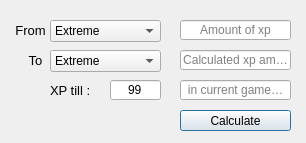
<?xml version="1.0" encoding="UTF-8"?>
<ui version="4.0">
 <class>Dialog</class>
 <widget class="QDialog" name="Dialog">
  <property name="geometry">
   <rect>
    <x>0</x>
    <y>0</y>
    <width>306</width>
    <height>143</height>
   </rect>
  </property>
  <property name="windowTitle">
   <string notr="true">Runique Xp Calculator</string>
  </property>
  <property name="windowIcon">
   <iconset>
    <normaloff>../../../../Pictures/Photoshop/Runique/Logo..png</normaloff>../../../../Pictures/Photoshop/Runique/Logo..png</iconset>
  </property>
  <widget class="QComboBox" name="currentGamemode">
   <property name="geometry">
    <rect>
     <x>50</x>
     <y>20</y>
     <width>111</width>
     <height>22</height>
    </rect>
   </property>
   <item>
    <property name="text">
     <string>Extreme</string>
    </property>
   </item>
   <item>
    <property name="text">
     <string>Legend</string>
    </property>
   </item>
   <item>
    <property name="text">
     <string>Iron Man</string>
    </property>
   </item>
   <item>
    <property name="text">
     <string>Immortal</string>
    </property>
   </item>
   <item>
    <property name="text">
     <string>Hardcore Iron Man</string>
    </property>
   </item>
   <item>
    <property name="text">
     <string>Grand Master</string>
    </property>
   </item>
  </widget>
  <widget class="QComboBox" name="newGamemode">
   <property name="geometry">
    <rect>
     <x>50</x>
     <y>50</y>
     <width>111</width>
     <height>22</height>
    </rect>
   </property>
   <item>
    <property name="text">
     <string>Extreme</string>
    </property>
   </item>
   <item>
    <property name="text">
     <string>Legend</string>
    </property>
   </item>
   <item>
    <property name="text">
     <string>Iron Man</string>
    </property>
   </item>
   <item>
    <property name="text">
     <string>Immortal</string>
    </property>
   </item>
   <item>
    <property name="text">
     <string>Hardcore Iron Man</string>
    </property>
   </item>
   <item>
    <property name="text">
     <string>Grand Master</string>
    </property>
   </item>
  </widget>
  <widget class="QLineEdit" name="currentXp">
   <property name="geometry">
    <rect>
     <x>180</x>
     <y>20</y>
     <width>111</width>
     <height>20</height>
    </rect>
   </property>
   <property name="inputMethodHints">
    <set>Qt::ImhDigitsOnly</set>
   </property>
   <property name="alignment">
    <set>Qt::AlignCenter</set>
   </property>
   <property name="placeholderText">
    <string>Amount of xp</string>
   </property>
  </widget>
  <widget class="QLabel" name="label">
   <property name="geometry">
    <rect>
     <x>10</x>
     <y>20</y>
     <width>41</width>
     <height>20</height>
    </rect>
   </property>
   <property name="font">
    <font>
     <pointsize>10</pointsize>
    </font>
   </property>
   <property name="text">
    <string>From</string>
   </property>
   <property name="alignment">
    <set>Qt::AlignCenter</set>
   </property>
  </widget>
  <widget class="QLabel" name="label_2">
   <property name="geometry">
    <rect>
     <x>20</x>
     <y>50</y>
     <width>31</width>
     <height>20</height>
    </rect>
   </property>
   <property name="font">
    <font>
     <pointsize>10</pointsize>
    </font>
   </property>
   <property name="text">
    <string>To</string>
   </property>
   <property name="alignment">
    <set>Qt::AlignCenter</set>
   </property>
  </widget>
  <widget class="QLineEdit" name="calculatedXp">
   <property name="enabled">
    <bool>true</bool>
   </property>
   <property name="geometry">
    <rect>
     <x>180</x>
     <y>50</y>
     <width>111</width>
     <height>20</height>
    </rect>
   </property>
   <property name="inputMethodHints">
    <set>Qt::ImhDigitsOnly</set>
   </property>
   <property name="alignment">
    <set>Qt::AlignCenter</set>
   </property>
   <property name="readOnly">
    <bool>true</bool>
   </property>
   <property name="placeholderText">
    <string>Calculated xp amount</string>
   </property>
  </widget>
  <widget class="QPushButton" name="calculateButton">
   <property name="geometry">
    <rect>
     <x>180</x>
     <y>110</y>
     <width>111</width>
     <height>21</height>
    </rect>
   </property>
   <property name="text">
    <string>Calculate</string>
   </property>
  </widget>
  <widget class="QLineEdit" name="calculatedXpTill99">
   <property name="enabled">
    <bool>true</bool>
   </property>
   <property name="geometry">
    <rect>
     <x>180</x>
     <y>80</y>
     <width>111</width>
     <height>20</height>
    </rect>
   </property>
   <property name="inputMethodHints">
    <set>Qt::ImhDigitsOnly</set>
   </property>
   <property name="alignment">
    <set>Qt::AlignCenter</set>
   </property>
   <property name="readOnly">
    <bool>true</bool>
   </property>
   <property name="placeholderText">
    <string>in current gamemode</string>
   </property>
  </widget>
  <widget class="QLabel" name="label_3">
   <property name="geometry">
    <rect>
     <x>50</x>
     <y>80</y>
     <width>51</width>
     <height>20</height>
    </rect>
   </property>
   <property name="font">
    <font>
     <pointsize>10</pointsize>
    </font>
   </property>
   <property name="text">
    <string>XP till :</string>
   </property>
   <property name="alignment">
    <set>Qt::AlignLeading|Qt::AlignLeft|Qt::AlignVCenter</set>
   </property>
  </widget>
  <widget class="QLineEdit" name="enteredLvlCompared">
   <property name="geometry">
    <rect>
     <x>110</x>
     <y>80</y>
     <width>51</width>
     <height>20</height>
    </rect>
   </property>
   <property name="text">
    <string>99</string>
   </property>
   <property name="maxLength">
    <number>3</number>
   </property>
   <property name="alignment">
    <set>Qt::AlignCenter</set>
   </property>
   <property name="placeholderText">
    <string>Lvl</string>
   </property>
  </widget>
 </widget>
 <tabstops>
  <tabstop>currentGamemode</tabstop>
  <tabstop>newGamemode</tabstop>
  <tabstop>currentXp</tabstop>
  <tabstop>calculateButton</tabstop>
  <tabstop>calculatedXp</tabstop>
 </tabstops>
 <resources/>
 <connections/>
</ui>
